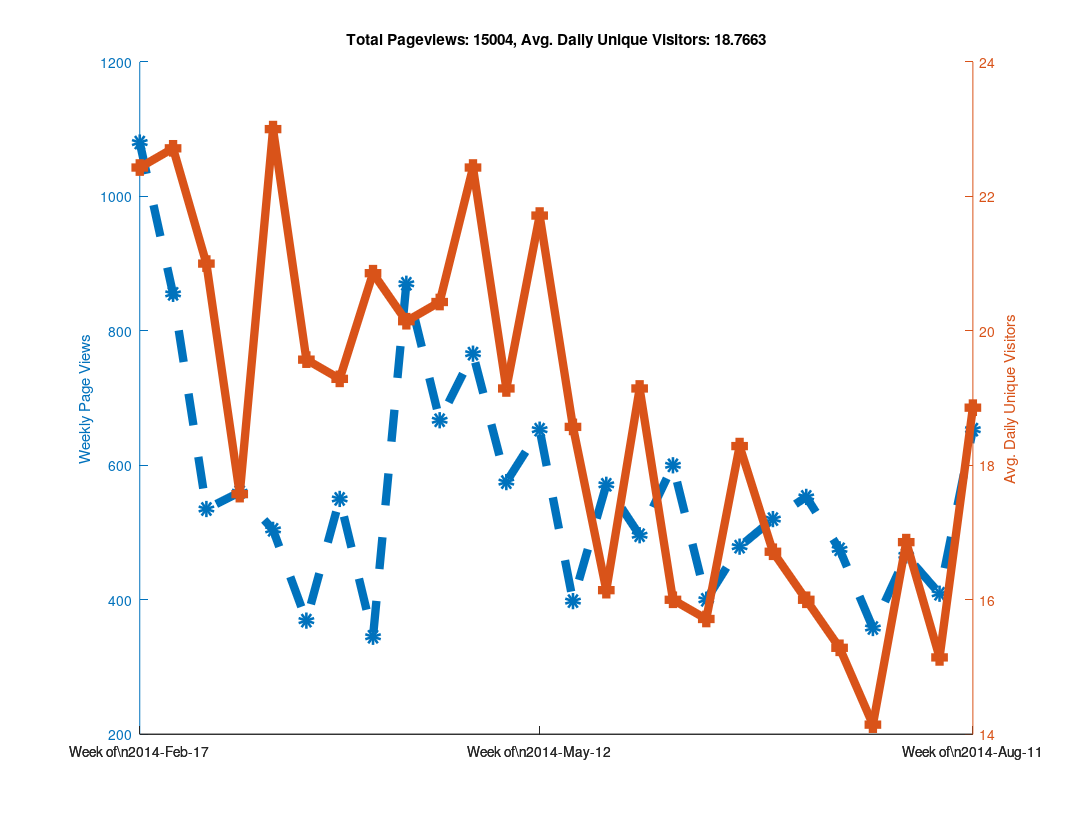

The MATLAB script that drew this image:
clear all

% Github has a "traffic" page now, but it doesn't seem like you can
% put in an arbitrary date range?  When I looked at it, it showed the
% numbers of unique visitors and views for the last two weeks only...
% So as long as I check back at least once every two weeks I can keep
% a record of it?  Great...

% https://github.com/libMesh/libmesh/graphs/traffic

% Date, Views, Unique Visitors
data = {
    '2014-Feb-17', 274, 25
    '2014-Feb-18', 145, 30
    '2014-Feb-19', 129, 27
    '2014-Feb-20', 202, 24
    '2014-Feb-21', 240, 22
    '2014-Feb-22', 62,  17
    '2014-Feb-23', 28,  12
    '2014-Feb-24', 217, 19
    '2014-Feb-25', 90,  25
    '2014-Feb-26', 189, 36
    '2014-Feb-27', 112, 26
    '2014-Feb-28', 81,  20
    '2014-Mar-01', 113, 17
    '2014-Mar-02', 53,  16
    '2014-Mar-03', 41,  21
    '2014-Mar-04', 144, 35
    '2014-Mar-05', 51,  20
    '2014-Mar-06', 157, 25
    '2014-Mar-07', 50,  22
    '2014-Mar-08', 50,  11
    '2014-Mar-09', 42,  13
    '2014-Mar-10', 61,  16
    '2014-Mar-11', 27,  16
    '2014-Mar-12', 111, 20
    '2014-Mar-13', 66,  20
    '2014-Mar-14', 223, 25
    '2014-Mar-15', 46,   9
    '2014-Mar-16', 26,  17
    '2014-Mar-17', 80,  29
    '2014-Mar-18', 59,  30
    '2014-Mar-19', 85,  31
    '2014-Mar-20', 122, 18
    '2014-Mar-21', 61,  21
    '2014-Mar-22', 33,  18
    '2014-Mar-23', 64,  14
    '2014-Mar-24', 95,  24
    '2014-Mar-25', 75,  28
    '2014-Mar-26', 49,  18
    '2014-Mar-27', 57,  24
    '2014-Mar-28', 33,  16
    '2014-Mar-29', 41,  16
    '2014-Mar-30', 19,  11
    '2014-Mar-31', 52,  12
    '2014-Apr-01', 120, 21
    '2014-Apr-02', 68,  23
    '2014-Apr-03', 98,  28
    '2014-Apr-04', 77,  21
    '2014-Apr-05', 80,  15
    '2014-Apr-06', 55,  15
    '2014-Apr-07', 71,  31
    '2014-Apr-08', 84,  26
    '2014-Apr-09', 33,  18
    '2014-Apr-10', 32,  16
    '2014-Apr-11', 51,  20
    '2014-Apr-12', 25,  15
    '2014-Apr-13', 49,  20
    '2014-Apr-14', 120, 23
    '2014-Apr-15', 191, 27
    '2014-Apr-16', 219, 24
    '2014-Apr-17', 216, 30
    '2014-Apr-18', 63,  19
    '2014-Apr-19', 36,  11
    '2014-Apr-20', 25,   7
    '2014-Apr-21', 115, 24
    '2014-Apr-22', 128, 31
    '2014-Apr-23', 87,  25
    '2014-Apr-24', 108, 23
    '2014-Apr-25', 111, 20
    '2014-Apr-26', 89,   9
    '2014-Apr-27', 29,  11
    '2014-Apr-28', 177, 28
    '2014-Apr-29', 170, 27
    '2014-Apr-30', 183, 28
    '2014-May-01', 97,  25
    '2014-May-02', 64,  23
    '2014-May-03', 43,  12
    '2014-May-04', 32,  14
    '2014-May-05', 125, 28
    '2014-May-06', 68,  24
    '2014-May-07', 68,  19
    '2014-May-08', 114, 14
    '2014-May-09', 47,  20
    '2014-May-10', 139, 20
    '2014-May-11', 14,   9
    '2014-May-12', 90,  27
    '2014-May-13', 92,  22
    '2014-May-14', 197, 32
    '2014-May-15', 140, 26
    '2014-May-16', 59,  20
    '2014-May-17', 21,  9
    '2014-May-18', 54,  16
    '2014-May-19', 117, 28
    '2014-May-20', 47,  18
    '2014-May-21', 55,  19
    '2014-May-22', 77,  26
    '2014-May-23', 28,  12
    '2014-May-24', 38,  13
    '2014-May-25', 36,  14
    '2014-May-26', 44,  13
    '2014-May-27', 166, 24
    '2014-May-28', 139, 20
    '2014-May-29', 67,  25
    '2014-May-30', 73,  11
    '2014-May-31', 60,  9
    '2014-Jun-01', 22,  11
    '2014-Jun-02', 87,  18
    '2014-Jun-03', 103, 31
    '2014-Jun-04', 105, 27
    '2014-Jun-05', 74,  22
    '2014-Jun-06', 55,  16
    '2014-Jun-07', 53,  15
    '2014-Jun-08', 19,  5
    '2014-Jun-09', 91,  14
    '2014-Jun-10', 136, 19
    '2014-Jun-11', 104, 27
    '2014-Jun-12', 195, 22
    '2014-Jun-13', 51,  18
    '2014-Jun-14', 4,   4
    '2014-Jun-15', 19,  8
    '2014-Jun-16', 86,  19
    '2014-Jun-17', 60,  20
    '2014-Jun-18', 115, 25
    '2014-Jun-19', 73,  20
    '2014-Jun-20', 24,  12
    '2014-Jun-21', 12,  4
    '2014-Jun-22', 30,  10
    '2014-Jun-23', 106, 23
    '2014-Jun-24', 51,  16
    '2014-Jun-25', 115, 25
    '2014-Jun-26', 77,  24
    '2014-Jun-27', 91,  24
    '2014-Jun-28', 30,  9
    '2014-Jun-29', 9,   7
    '2014-Jun-30', 80,  25
    '2014-Jul-01', 118, 17
    '2014-Jul-02', 124, 18
    '2014-Jul-03', 103, 22
    '2014-Jul-04', 33,  11
    '2014-Jul-05', 37,  13
    '2014-Jul-06', 25,  11
    '2014-Jul-07', 147, 27
    '2014-Jul-08', 123, 14
    '2014-Jul-09', 75,  24
    '2014-Jul-10', 68,  16
    '2014-Jul-11', 103, 22
    '2014-Jul-12', 21,  6
    '2014-Jul-13', 16,  3
    '2014-Jul-14', 103, 24
    '2014-Jul-15', 86,  16
    '2014-Jul-16', 90,  20
    '2014-Jul-17', 92,  18
    '2014-Jul-18', 70,  17
    '2014-Jul-19', 27,  8
    '2014-Jul-20',  7,  4
    '2014-Jul-21', 66,  19
    '2014-Jul-22', 63,  16
    '2014-Jul-23', 56,  14
    '2014-Jul-24', 110, 19
    '2014-Jul-25', 27,  14
    '2014-Jul-26', 9,   8
    '2014-Jul-27', 27,  9
    '2014-Jul-28', 73,  23
    '2014-Jul-29', 136, 22
    '2014-Jul-30', 25,  14
    '2014-Jul-31', 113, 29
    '2014-Aug-01', 68,  20
    '2014-Aug-02', 34,  5
    '2014-Aug-03', 17,  5
    '2014-Aug-04', 28,  17
    '2014-Aug-05', 66,  15
    '2014-Aug-06', 62,  24
    '2014-Aug-07', 123, 17
    '2014-Aug-08', 92,  19
    '2014-Aug-09', 29,  9
    '2014-Aug-10', 9,   5
    '2014-Aug-11', 75,  17
    '2014-Aug-12', 108, 19
    '2014-Aug-13', 173, 25
    '2014-Aug-14', 109, 28
    '2014-Aug-15', 46,  17
    '2014-Aug-16', 33,  11
    '2014-Aug-17', 109, 15
    '2014-Aug-18', 154, 20
    '2014-Aug-19', 143, 23
    };

% Github now tracks the total number of clones and unique cloners
clone_data = {
    '2014-Aug-03', 0,  0
    '2014-Aug-04', 10, 6
    '2014-Aug-05', 7,  7
    '2014-Aug-06', 21, 14
    '2014-Aug-07', 11, 9
    '2014-Aug-08', 9,  8
    '2014-Aug-09', 2,  2
    '2014-Aug-10', 2,  2
    '2014-Aug-11', 8,  6
    '2014-Aug-12', 9,  8
    '2014-Aug-13', 19, 11
    '2014-Aug-14', 9,  7
    '2014-Aug-15', 5,  5
    '2014-Aug-16', 5,  2
    '2014-Aug-17', 5,  5
    '2014-Aug-18', 10, 8
    '2014-Aug-19', 9,  8
    };

% length works like you would expect it to for cell arrays.
N=length(data);

% A cell array of strings holding just the dates
dates = {data{:,1}};

% Note the extra square brackets!  This seems to be required (at least
% in Octave) to catch the output of data{:,2} as an array.
views = [data{:,2}];
visitors = [data{:,3}];



% 1.) Make daily plot - You can do this, but it gets a bit hard to read

%% % Can't plot string data automatically?
%% x=linspace(1,N,N);
%%
%% % Only way to set linestyles with plotyy is after the fact, apparently.
%% % plotyy returns the axis handle first, followed by the two plot handles.
%% clf;
%% hold on;
%% [haxis, h1, h2] = plotyy(x, views, x, visitors);
%%
%% % Label the axes
%% ylabel (haxis(1), 'Daily Page Views');
%% ylabel (haxis(2), 'Daily Unique Visitors');
%%
%% % Totaling unique visitors doesn't really mean much...
%% title (['Total Pageviews: ', num2str(sum(views)), ', Avg. Daily Unique Visitors: ', num2str(mean(visitors))]);
%%
%% % Make thick lines - this looks better in PDF
%% set([h1, h2], 'linewidth', 6);
%%
%% % Turn on markers
%% set(h1, 'marker', 'o');
%% set(h2, 'marker', 's');
%%
%% % Set marker size
%% set([h1, h2], 'markersize', 6);
%%
%% % Make dashed line?  Aquaterm doesn't seem to properly display this, but it
%% % does work in the PDF!
%% set(h1, 'linestyle', '--');
%%
%% % Set the xticks and labels so that it shows dates instead of numbers.
%% xticksat = [1 length(x)];
%% set(haxis, 'xtick', xticksat);
%%
%% for i=1:length(xticksat)
%%   xtlabels{i} = data{xticksat(i), 1};
%% end
%% set(haxis, 'xticklabel', xtlabels);
%%
%% % Print to PDF
%% set (gcf, "paperposition", [0.25, 0.25, 10.75, 8.25]);
%% set (gcf, "papersize", [11, 8.5]);
%% set (gcf, "paperorientation", 'landscape');
%%
%% % Make a PDF of this plot.
%% print('-dpdf', 'github_traffic.pdf', '-FHelvetica:20');



% 2.) Make weekly plot - the data is naturally week-periodic
week_indexes = 1:7:N;

% Get total views and average unique viewers for each week
week_views = [];
week_visitors = [];
  for i=1:length(week_indexes)-1
  start = week_indexes(i);
  stop = week_indexes(i+1) - 1;
  week_views(end+1) = sum(views(start:stop));
  week_visitors(end+1) = mean(visitors(start:stop));
end

clf;
hold on;

x=linspace(1, length(week_views), length(week_views));
[haxis, h1, h2] = plotyy(x, week_views, x, week_visitors);

% Label the axes
ylabel (haxis(1), 'Weekly Page Views');
ylabel (haxis(2), 'Avg. Daily Unique Visitors');

% Totaling unique visitors doesn't really mean much...
title (['Total Pageviews: ', num2str(sum(views)), ', Avg. Daily Unique Visitors: ', num2str(mean(visitors))]);

% Make thick lines - this looks better in PDF
set([h1, h2], 'linewidth', 6);

% Turn on markers
set(h1, 'marker', 'o');
set(h2, 'marker', 's');

% Set marker size
set([h1, h2], 'markersize', 6);

% Make dashed line?  Aquaterm doesn't seem to properly display this, but it
% does work in the PDF!
set(h1, 'linestyle', '--');

% Set the xticks and labels so that it shows dates instead of numbers.
xticksat = [1 ceil(length(x)/2) length(x)];
set(haxis, 'xtick', xticksat);

for i=1:length(xticksat)
  xtlabels{i} = ['Week of\n', data{week_indexes(xticksat(i)), 1}];
end
set(haxis, 'xticklabel', xtlabels);

% Print to PDF
set (gcf, "papersize", [11, 8.5]);
set (gcf, "paperorientation", 'landscape');

% I was using these paper settings in older versions of Octave, but
% they changed in 3.8.0
is_380 = strcmp(version(), '3.8.0');

if (!is_380)
  set (gcf, "paperposition", [0.25, 0.25, 10.75, 8.25]);
else
  % In Octave 3.8.0, the default paperposition is [0.25000, 2.50000, 8.00000, 6.00000],
  % the third number makes the plot taller instead of wider!
  set (gcf, "paperposition", [0.25, 0.25, 8.0, 10.5]);
end

% Make a PDF of this plot.
print('-dpdf', 'weekly_github_traffic.pdf', '-FHelvetica:20');



% 3.) Make monthly plot - not enough data to be interesting yet...

%% month_intervals = {'2014-Feb-17', '2014-Mar-17', '2014-Apr-17'};
%%
%% % Numerical indexes of the month intervals
%% month_indexes = [];
%%
%% for i=1:length(month_intervals)
%%   % Calling 'strcmp' on a cell array of strings returns an array of 0s
%%   % and 1s, then 'find' returns the non-zero index.  The 'end' keyword
%%   % is used to append to the array.
%%   month_indexes(end+1) = find(strcmp(month_intervals{i}, dates));
%% end
%%
%% % Get total views and average unique viewers for each month
%% month_views = [];
%% month_visitors = [];
%%   for i=1:length(month_indexes)-1
%%   start = month_indexes(i);
%%   stop = month_indexes(i+1) - 1;
%%   month_views(end+1) = sum(views(start:stop));
%%   month_visitors(end+1) = mean(visitors(start:stop));
%% end
%%
%% clf;
%% hold on;
%% x=linspace(1, length(month_views), length(month_views));
%% [haxis, h1, h2] = plotyy(x, month_views, x, month_visitors);
